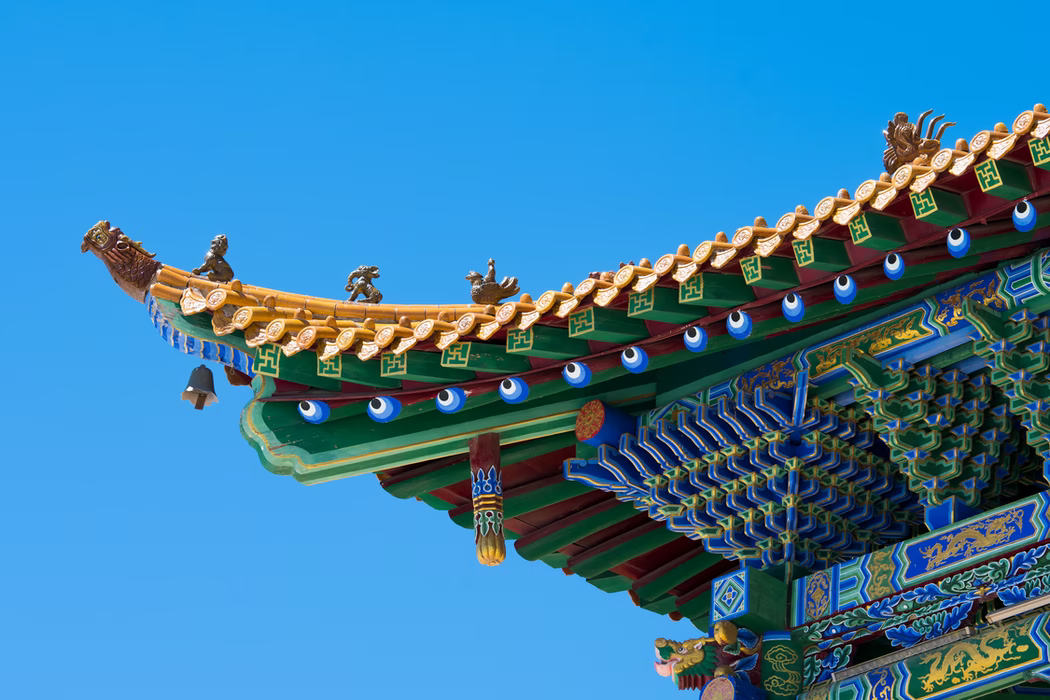
#> input picture Lab/Lab 3/Citra Tugas Lab 3/bulding.jpg, 1050 x 700 px
$ jupyter execute --allow-errors Lab3_MuhammadIrfanJunaidi_1906293202.ipynb
#> lines starting #> are read from the running program, lines starting #| are printed output that depends on the picture
[cell 1]
import numpy as np
import matplotlib.pyplot as plt
from helper import *
from scipy import fftpack as fp
from skimage import io, color, util

## **1. [45] Terapkan minimal 2 Low Pass dan 2 High Pass Filter terhadap citra building.jpg, gunakan dua nilai D0 yang berbeda pada masing-masing filter!**

## a. [5] Tampilkan citra tersebut pada domain frekuensi!

[cell 2]
# Load image
image = color.rgb2gray(color.rgba2rgb(io.imread("Citra Tugas Lab 3/bulding.jpg")))
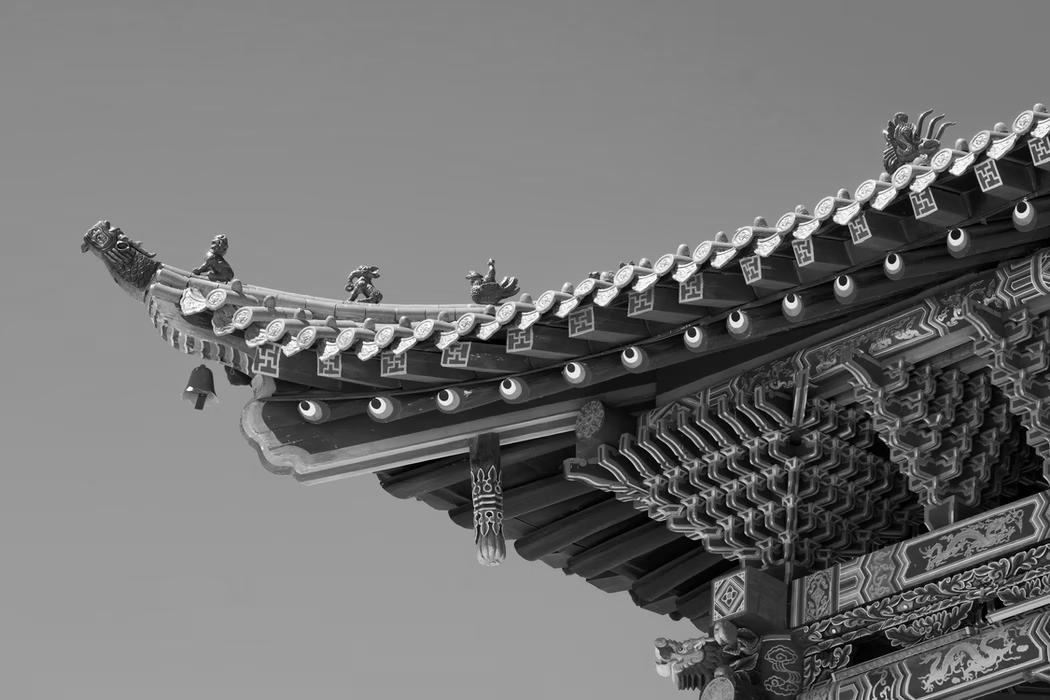
#> image: shape (700, 1050) float64; min 0, max 0.999, mean 0.45

# Calculate DFT
ft = fp.fft2(image)

# Calculate magnitude of imaginary and real numbers
ft_norm = abs(ft)

# Scale image
ft_scale = np.log(1 + ft_norm)
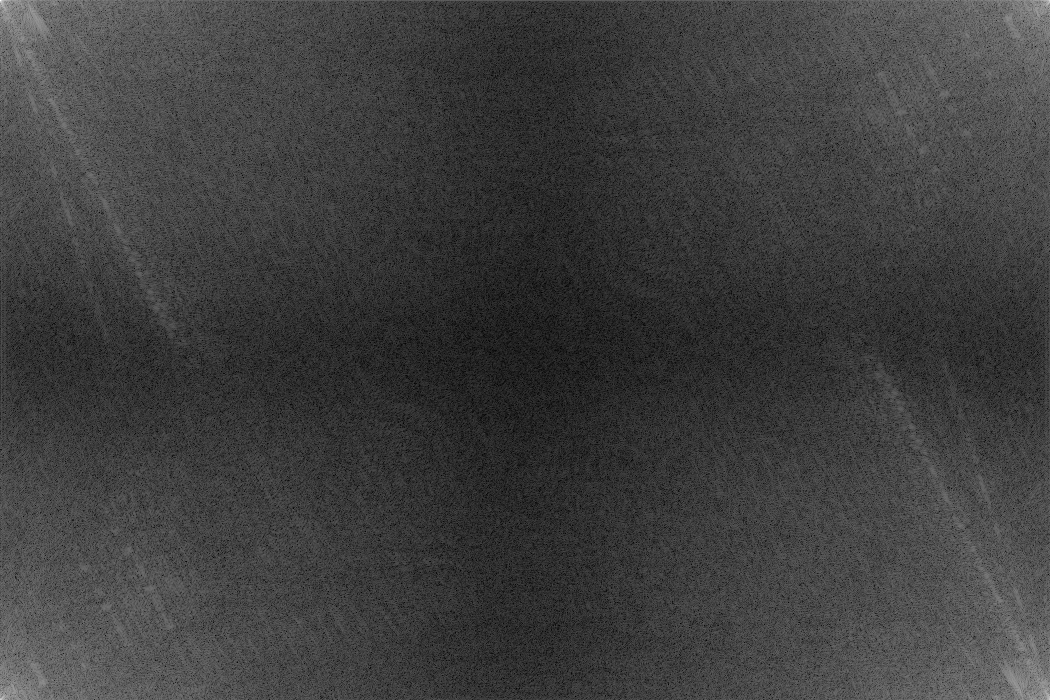
#> ft_scale: shape (700, 1050) float64; min 0.0321, max 12.71, mean 3.17; drawn with min black and max white

# Shift low frequency to the center of image
ft_shift = fp.fftshift(ft_scale)
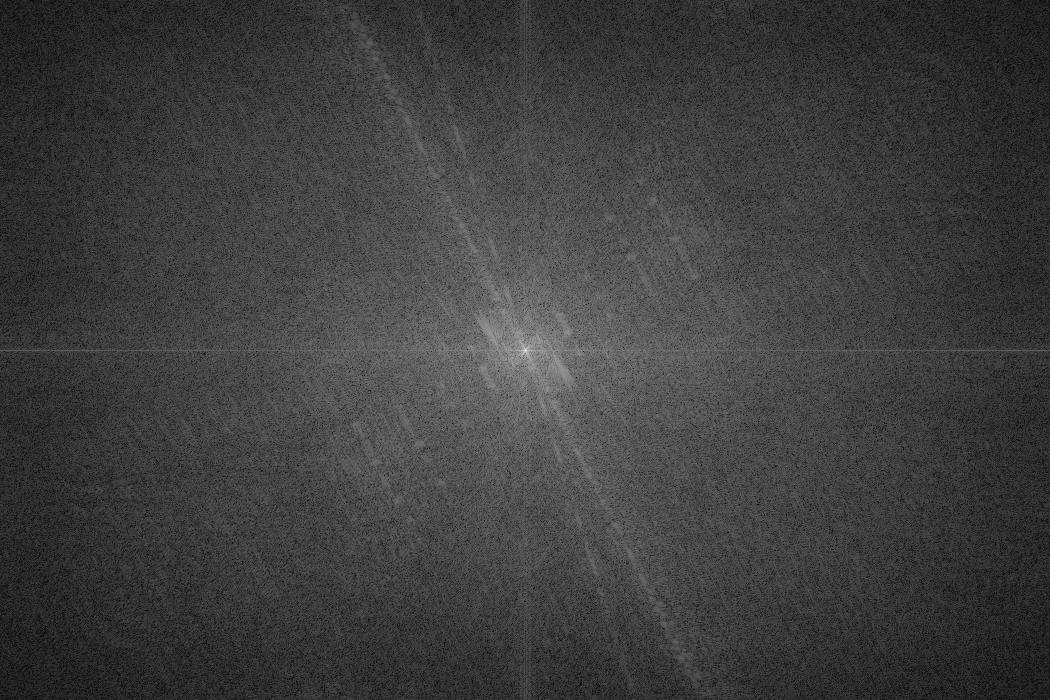
#> ft_shift: shape (700, 1050) float64; min 0.0321, max 12.71, mean 3.17; drawn with min black and max white

plt.imshow(ft_shift, cmap="gray"); plt.title('Citra pada Domain Frekuensi'); plt.axis('off')
plt.show()

## b. [17] Tampilkan citra pada domain spasial dan domain frekuensi dari citra hasil penerapan Low Pass Filter dan jelaskan perbedaannya!

[cell 3]
def spatial(fourier_img, shape):
    # Calculate IDFT for spatial domain transformation
    spatial_img = fp.ifft2(fourier_img).real
    spatial_img = spatial_img[:shape[0],:shape[1]]
    return spatial_img

def spectrum(fourier_img):
    # Shift and scale for fourier spectrum display
    shift = fp.fftshift(fourier_img)
    scale = np.log(1+abs(shift))
    return scale

[cell 4]
"""Original Image"""
#> (the rest of this cell did not finish here and is left out)

[cell 5]
"""Gaussian Low Pass Filter"""
plt.figure(figsize=(20, 5))

# Create gaussian lowpass filter with D0 = 0.05w
#> (the rest of this cell did not finish here and is left out)

> Jika dilihat pada gambar di atas, pemberian Gaussian Lowpass Filter sama seperti melakukan smoothing pada citra. Smoothing dilakukan dengan membatasi frekuensi tinggi dan membiarkan frekuensi rendah. Hal ini dilakukan karena detail suatu citra berada pada frekuensi tinggi.
Dapat dilihat bahwa dengan memberikan nilai D0 lebih kecil, maka citra akan menjadi lebih blurry.

[cell 6]
"""Butterworth Low Pass Filter"""
plt.figure(figsize=(20, 5))

# Create butterworth lowpass filter with D0 = 0.05w
#> (the rest of this cell did not finish here and is left out)

> Jika dilihat pada gambar di atas, pemberian Butterworth Lowpass Filter sama seperti melakukan Gaussian Lowpass Filter. Sama seperti Gaussian Lowpass Filter juga, dengan memberikan nilai D0 lebih kecil, maka citra akan menjadi lebih blurry.

## c. [17] Tampilkan citra pada domain spasial dan domain frekuensi dari citra hasil penerapan High Pass Filter dan jelaskan perbedaannya!

[cell 7]
"""Gaussian High Pass Filter"""
plt.figure(figsize=(20, 5))

# Create gaussian highpass filter with D0 = 0.05w
#> (the rest of this cell did not finish here and is left out)

> Jika dilihat pada gambar di atas, pemberian Gaussian Highpass Filter sama seperti melakukan sharpening pada citra. Sharpening dilakukan dengan membatasi frekuensi rendah dan membiarkan frekuensi tinggi. Hal ini dilakukan karena detail suatu citra berada pada frekuensi tinggi.
Dapat dilihat bahwa dengan memberikan nilai D0 lebih kecil, maka citra akan menjadi lebih mirip dengan citra aslinya.

[cell 8]
"""Butterworth High Pass Filter"""
plt.figure(figsize=(20, 5))

# Create butterworth highpass filter with D0 = 0.05w
#> (the rest of this cell did not finish here and is left out)

> Jika dilihat pada gambar di atas, pemberian Butterworth Highpass Filter sama seperti melakukan Gaussian Highpass Filter. Sama seperti Gaussian Highpass Filter juga, dengan memberikan nilai D0 lebih kecil, maka citra akan menjadi lebih mirip dengan citra aslinya.

## d. [6] Bagaimana pengaruh dari nilai D0 yang anda gunakan pada bagian (b) dan (c)?

> Pada Lowpass Filter, nilai D0 yang lebih kecil membuat citra semakin blurry. Sedangkan pada Highpass Filter, nilai D0 yang lebih besar membuat citra seperti dilakukan edge detection karena edge atau outline memiliki frekuensi tinggi sehingga pada Highpass Filter dibiarkan.

## **2. [55] Berikut adalah citra train.jpg yang corrupted sehingga menimbulkan pattern noise.!**

## a. [5] Tampilkan citra tersebut pada domain frekuensi!

[cell 9]
# Load image
image2 = io.imread("Citra Tugas Lab 3/train.jpg")
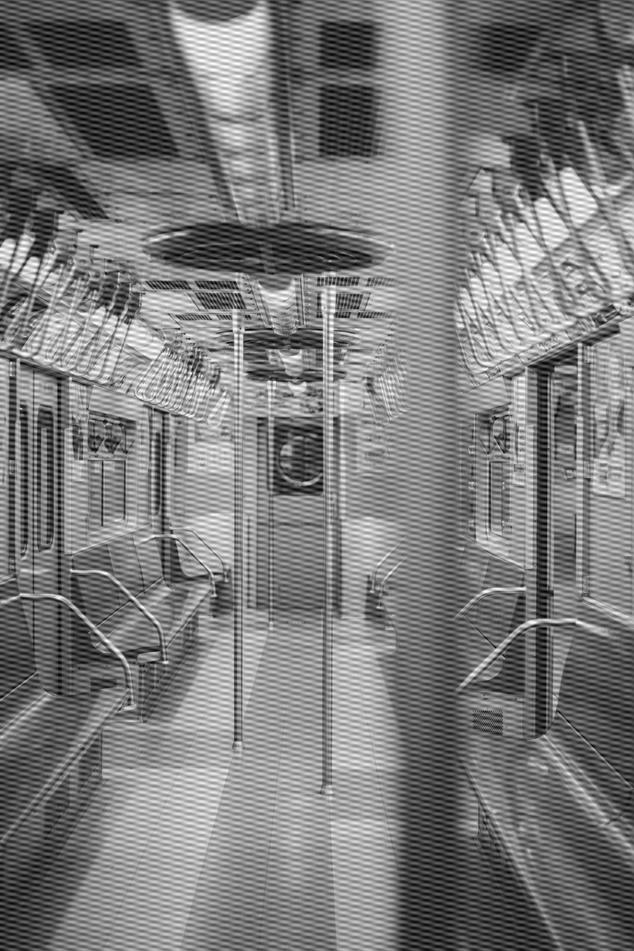
#> input picture Lab/Lab 3/Citra Tugas Lab 3/train.jpg, 634 x 951 px
#> image2 is the input picture: shape (951, 634); min 0, max 255, mean 122.9

# Calculate DFT
ft2 = fp.fft2(image2)

# Calculate magnitude of imaginary and real numbers
ft_norm2 = abs(ft2)

# Scale image
ft_scale2 = np.log(1 + ft_norm2)
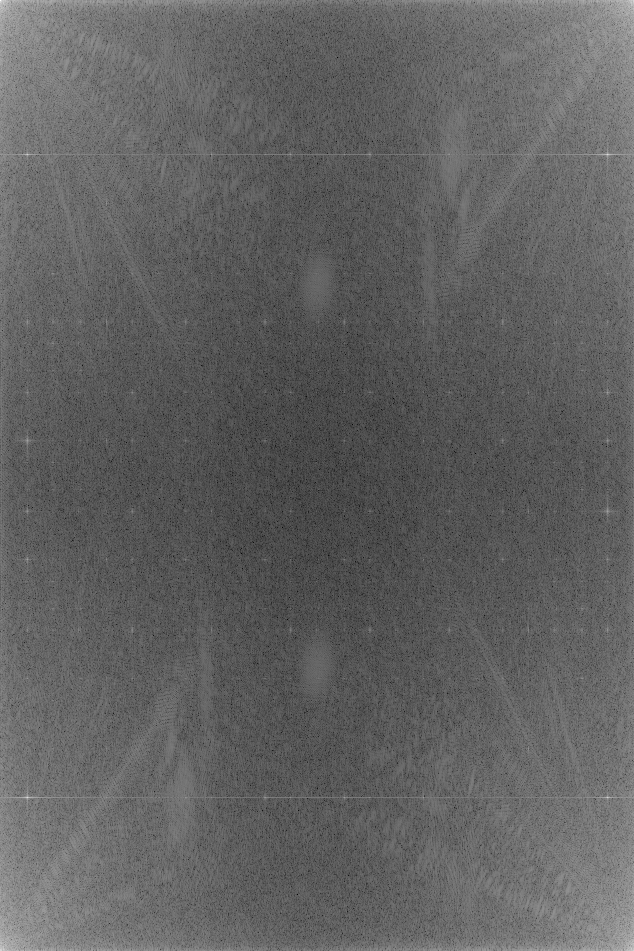
#> ft_scale2: shape (951, 634) float64; min 1.64, max 18.12, mean 7.96; drawn with min black and max white

# Shift low frequency to the center of image
ft_shift2 = fp.fftshift(ft_scale2)
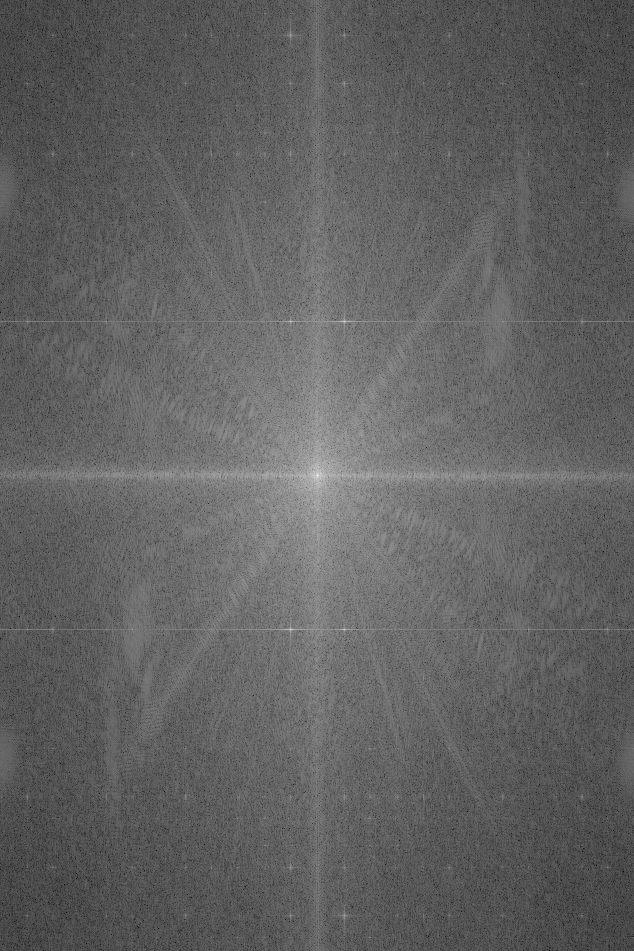
#> ft_shift2: shape (951, 634) float64; min 1.64, max 18.12, mean 7.96; drawn with min black and max white

plt.imshow(ft_shift2, cmap="gray"); plt.title('Citra pada Domain Frekuensi'); plt.axis('off')
plt.show()
